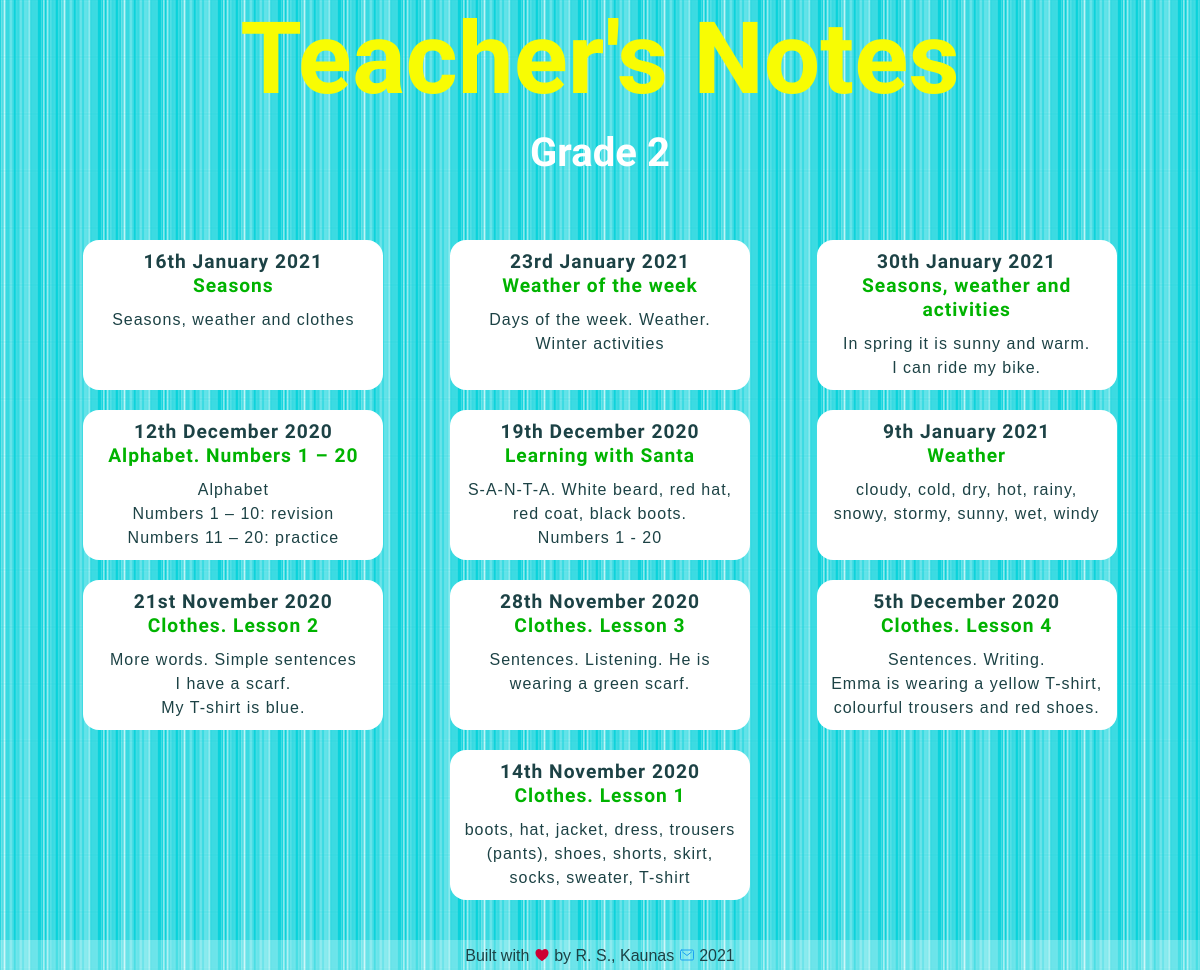
The app's page /blog/grade2/, older data.
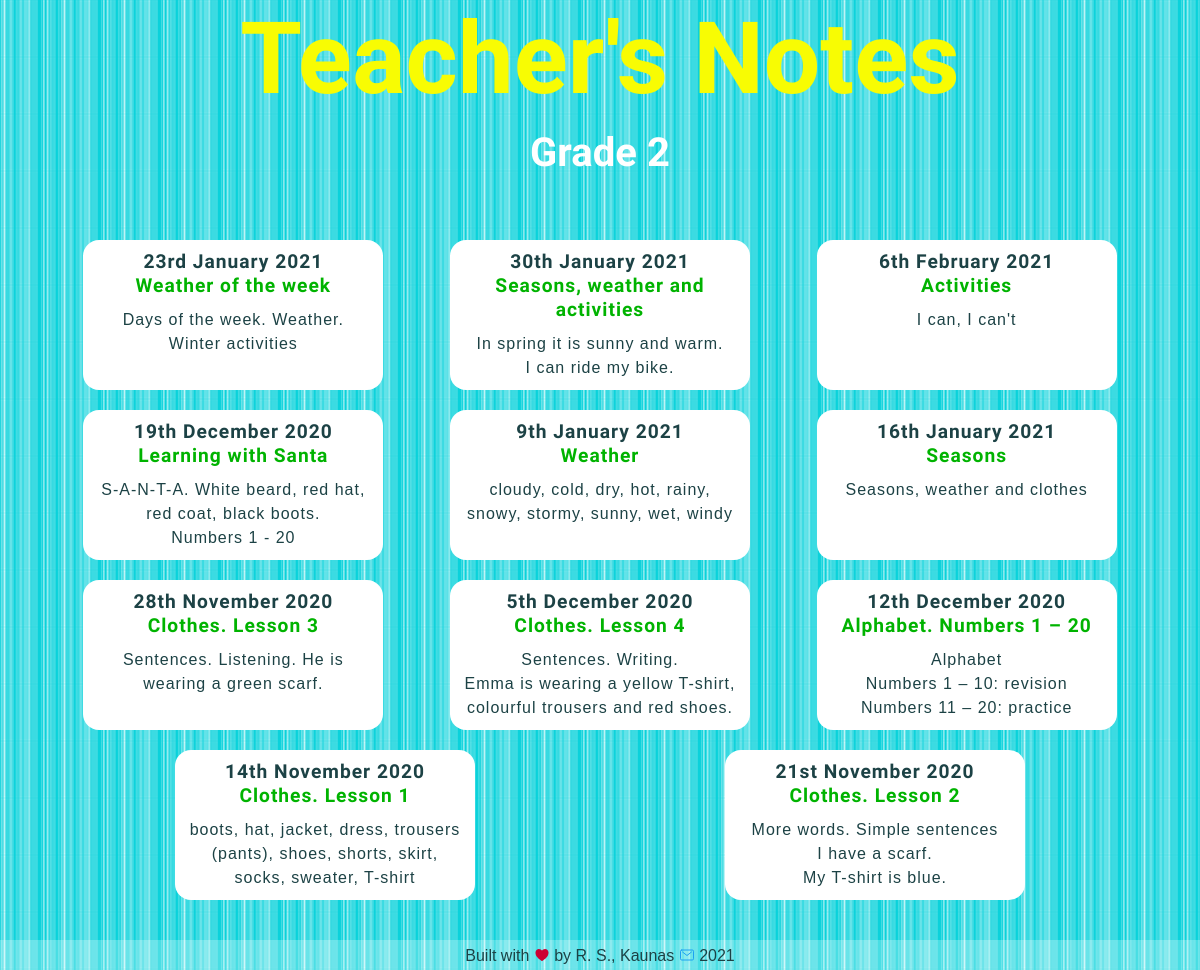
The same page, newer data.
### blog/models.py (models this page shows, shortened)
class Grade2blogpost(models.Model):
    grade = models.CharField(max_length=10, default='Grade 2')
    date = models.DateField()
    title = models.TextField(max_length=200)
    intro = models.TextField(max_length=400, default='intro')
    description = models.TextField()
    image = models.ImageField(upload_to='blog/images/', default='blog/images/soon.png')
    file = models.FileField(upload_to='blog/downloads/', blank='True')
    credits = models.TextField(blank='True')

### blog/views.py (the view)
# urls.py: path('grade2/', views.view_all_grade2, name='url_all_grade2'),
def view_all_grade2(request):
    blogposts = Grade2blogpost.objects.order_by('-date')
    return render(request, 'blog/onegrade_2.html', {'blogposts': blogposts})

### blog/templates/blog/onegrade_2.html (shortened to what this page needs)
<!DOCTYPE html>
{% load static %}
<html lang="en">
<head>
    <link href="{% static 'blog/all_posts.css' %}" type="text/css" rel="stylesheet"/>
    <link href="{% static 'blog/queries.css' %}" type="text/css" rel="stylesheet"/>
</head>
<body>
<div id="page-container">
    <div id="content-wrap">
        <header>
            <h1>Teacher's Notes</h1>
            <h2>Grade 2</h2>
        </header>
        <section>
            <h3></h3>
            <div class="flex-container">
                {% for blogpost in blogposts %}
                    <a class="button" href="{% url 'blog:url_one_grade2' blogpost.id %}">
                        <h4>{{ blogpost.date|date:'jS F Y' }}</h4>
                        <h5>{{ blogpost.title }}</h5>
                        <p>{{ blogpost.intro|safe|truncatewords:20 }}</p></a>
                {% endfor %}
            </div>
        </section>
    </div>
    {% include 'blog/footer.html' %}
</div>
</body>
</html>

### blog/templates/blog/footer.html (shortened to what this page needs)
<!DOCTYPE html>
{% load static %}
<html lang="en">
<head>
    <link href="{% static 'blog/footer.css' %}" type="text/css" rel="stylesheet"/>
</head>
<body>
<footer>
    <p class="signature">Built with <a>
        <ion-icon class="heart" name="heart"></ion-icon>
    </a> by R. S., Kaunas
        <a href="mailto:welcome@listensingtalk.com">
            <ion-icon class="mail" name="mail-outline"></ion-icon>
        </a> 2021
    </p>
</footer>
</body>

### blog/static/blog/all_posts.css (style rules this page uses)
* { margin: 0; padding: 0; -webkit-box-sizing: border-box; box-sizing: border-box; }
body { background-color: #0AD2DB; background-image: url(stripes_26.png); font-family: Arial, Helvetica, sans-serif; font-size: 16px; text-align: center; }
h1, h2, h3, h4, h5 { font-family: 'Dosis', sans-serif; }
h1 { font-size: 100px; color: #F8FC03; }
h2 { font-size: 40px; color: white; padding: 12px 12px 0 12px; }
h3 { font-size: 32px; color: #00868e; padding: 12px; margin-top: 20px; margin-bottom: 10px; }
h4 { font-size: 120%; }
h5 { font-size: 120%; color: #00b300; }
p { padding-top: 10px; }
a { color: #00868e; }
.button { border-radius: 16px; color: #1c4245; padding: 10px; text-decoration: none; display: inline-block; margin: 10px; line-height: 150%; letter-spacing: 1px; background-color: white; width: 300px; }
.flex-container { margin: auto; min-width: 200px; max-width: 1100px; display: -webkit-box; display: -ms-flexbox; display: flex; -ms-flex-wrap: wrap; flex-wrap: wrap; -ms-flex-pack: distribute; justify-content: space-around; padding-bottom: 5px; -webkit-box-orient: horizontal; -webkit-box-direction: reverse; -ms-flex-direction: row-reverse; flex-direction: row-reverse; }
#page-container { position: relative; min-height: 100vh; }
#content-wrap { padding-bottom: 55px; }

### blog/static/blog/footer.css (style rules this page uses)
footer { background-color: rgba(255, 255, 255, 0.25); margin-top: 25px; height: 30px; position: absolute; bottom: 0; width: 100%; }
footer a { text-decoration: none; }
ion-icon { font-size: 16px; margin-bottom: -2px; }
.mail { color: #1da1f2; }
.heart { color: #cc0033; }
.signature { font-family: Arial, Helvetica, sans-serif; font-weight: normal; color: #1c4245; font-size: 16px; padding: 7px 0 0 0; margin: 0; }

Row changes from the older to the newer data that the page shows:
added Grade2blogpost: date "6th February 2021", title "Activities", intro "I can, I can't"
